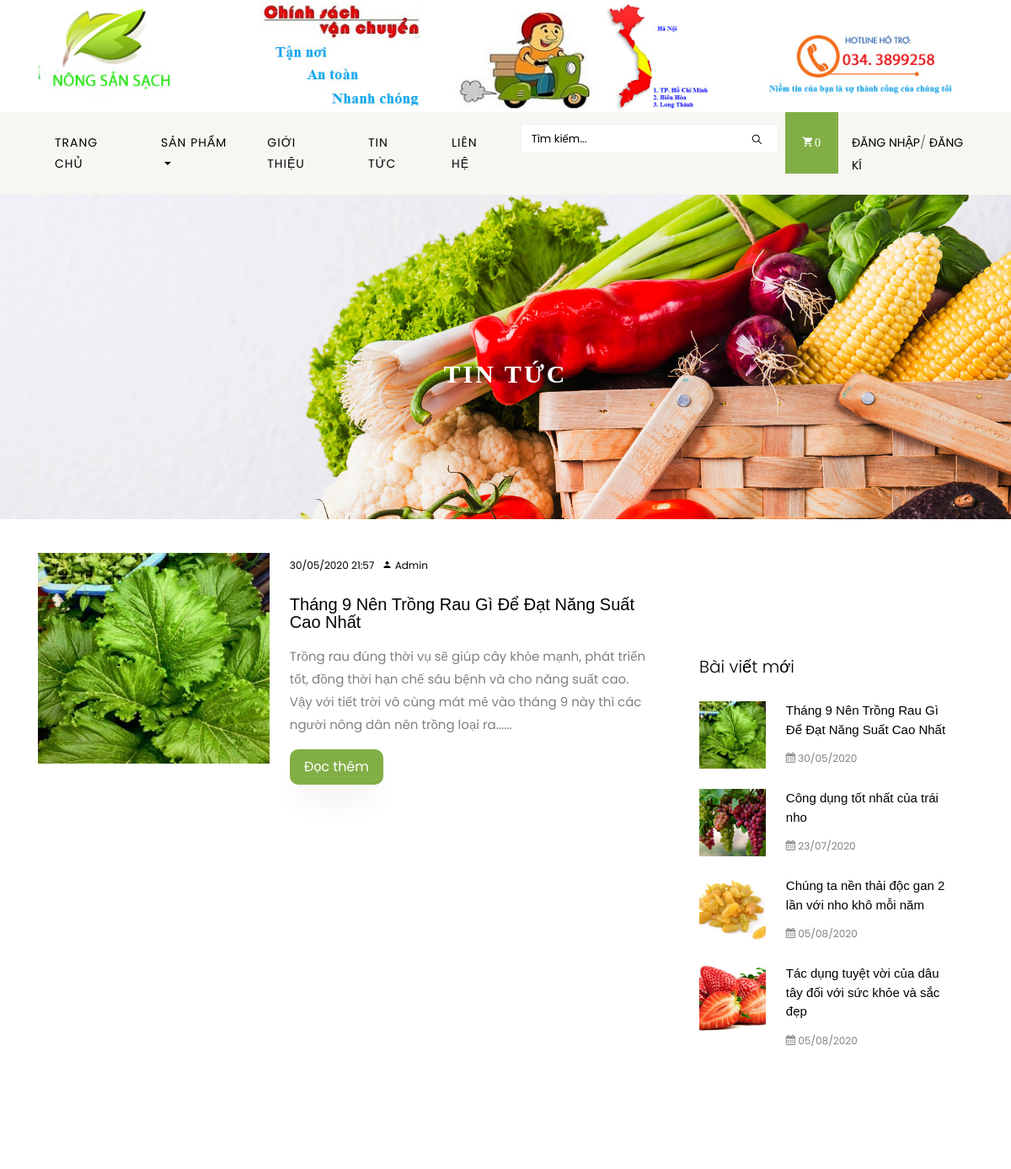
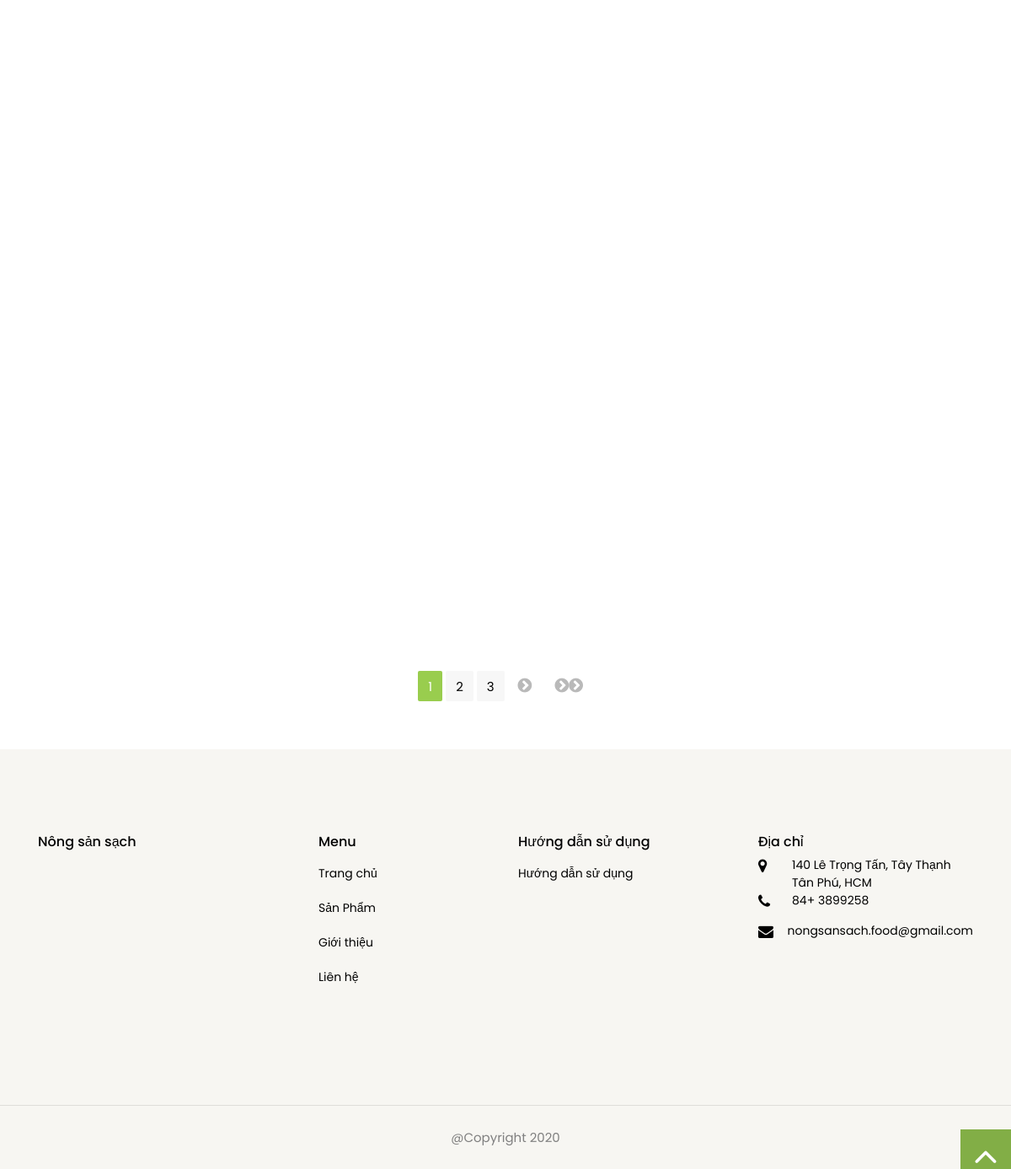
Page /blog on the committed database (2 pictures, top to bottom).
### home/models.py (models this page shows, shortened)
class Blogcontent(models.Model):
	blogcontent_Single = models.ForeignKey(Blogcontent_Single, on_delete=models.SET_NULL, null=True)
	title = models.CharField(max_length=300)
	slug = models.SlugField()
	body = models.TextField()
	body_text = models.TextField()
	body_content = models.TextField()
	date = models.DateTimeField(auto_now_add=True)
	image = models.ImageField(null=True, blank=True)
	image_text = models.ImageField(null=True, blank=True)
	def snippet(self):
		return(self.body[:200] + '......')

### home/views.py (the view)
# urls.py: path('blog',views.Blog, name="blog"),
def Blog(request):
    blogcontent = Blogcontent.objects.all().order_by('date')
    product = Product.objects.all()
    paginator = Paginator(product,1)
    page = request.GET.get('page',1)
    product = paginator.get_page(page)
    product_laster = Product_detail.objects.all().order_by('-id')[:10]
    extra_context ={
        'product': product,
        'product_laster':product_laster,
        'blogcontent':blogcontent
    }
    return render(request, 'blog.html', extra_context)

### home/templatetags/cart_templatetags.py (called while the page is built)
@register.simple_tag
def shopcartcount(userid):
    count = ShopCart.objects.filter(user_id=userid).count()
    return count

### templates/blog.html (shortened to what this page needs)
{% extends 'store/main.html' %}
{% load static %}
{% static "images" as baseURL %}
{% block content %}
    <div class="hero-wrap hero-bread" style="background-image: url('{% static 'images/bg_1.jpg' %}');">
      <div class="container">
        <div class="row no-gutters slider-text align-items-center justify-content-center">
          <div class="col-md-9 ftco-animate text-center">
            <h1 class="mb-0 bread">Tin tức</h1>
          </div>
        </div>
      </div>
    </div>
    <section class="ftco-degree-bg">
      <div class="container">
        <div class="row">
          <div class="col-lg-8">
						<div class="row">
              {% for blogcontent in blogcontent %}
							<div class="col-md-12 d-flex ftco-animate">
		            <div class="blog-entry align-self-stretch d-md-flex">
		              <a href="{% url 'blogsingle' blogcontent.id %}" class="block-20" style="background-image: url('{{baseURL}}/{{blogcontent.image}}');">
		              </a>
                        <div class="text d-block pl-md-4">
                          <div class="meta mb-3">
                            <div><a href="{% url 'blogsingle' blogcontent.id %}">{{ blogcontent.date | date:"d/m/yy H:i" }}</a></div>
                            <div><a href="#"><span class="icon-person"></span> Admin</a></div>
                          </div>
                            <h3 class="heading"><a href="{% url 'blogsingle' blogcontent.id %}">{{ blogcontent.title }}</a></h3>
                            <p>
                                {{ blogcontent.snippet }}
                            </p>
                            <p><a href="{% url 'blogsingle' blogcontent.id %}" class="btn btn-primary py-2 px-3">Đọc thêm</a></p>
                        </div>
		            </div>
              </div>
              {% endfor %}
						</div>
          </div>
          <div class="col-lg-4 sidebar ftco-animate">
            <div class="sidebar-box">
            </div>
            <div class="sidebar-box ftco-animate">
              <h3 class="heading">Bài viết mới</h3>
              {% for blogcontent in blogcontent %}
              <div class="block-21 mb-4 d-flex">
                <a class="blog-img mr-4"  style="background-image: url('{{baseURL}}/{{blogcontent.image}}');"> </a>
                <div class="text">
                  <h3 class="heading-1"><a href="{% url 'blogsingle' blogcontent.id %}">{{blogcontent.title}}</a></h3>
                  <div class="meta">
                    <div><a href="#"><span class="icon-calendar"></span> {{blogcontent.date | date:"d/m/yy"}}</a></div>
                  </div>
                </div>
              </div>
              {% endfor %}
            </div>
          </div>
        </div>
      </div>
    </section>
    <div class="pagination justify-content-center mb-5">
      {% for num in product.paginator.page_range %}
        {% if product.number == num %}
        <span class="pagination-number pagination-current">{{ num }}</span>
      {% elif num > product.number|add:'-3' and num < product.number|add:'3' %}
          <a class="pagination-number" href="?page={{ num }}">{{ num }}</a>
        {% endif %}
      {% endfor %}
      {% if product.has_next %}
        <a class="pagination-action"  href="?page={{ product.next_page_number }}">
          <i class="fa fa-chevron-circle-right" aria-hidden="true"></i>
        </a>
        <a class="pagination-action" href="?page={{ product.paginator.num_pages }}">
          <i class="fa fa-chevron-circle-right" aria-hidden="true"></i><i class="fa fa-chevron-circle-right" aria-hidden="true"></i>
        </a>
      {% endif %}
    </div>
  {% endblock content %}

### templates/store/main.html (shortened to what this page needs)
<!DOCTYPE html>
{% load static %}
{% static "images" as baseURL %}
<link rel="stylesheet" href="https://ajax.googleapis.com/ajax/libs/jqueryui/1.11.4/themes/smoothness/jquery-ui.css">
<html lang="en">
  <head>
    <link rel="stylesheet" href="https://cdnjs.cloudflare.com/ajax/libs/font-awesome/4.7.0/css/font-awesome.min.css">
    <link rel="stylesheet" href="{% static 'css/open-iconic-bootstrap.min.css' %}">
    <link rel="stylesheet" href="{% static 'css/animate.css' %}">
    <link rel="stylesheet" href="{% static 'css/owl.carousel.min.css' %}">
    <link rel="stylesheet" href="{% static 'css/owl.theme.default.min.css' %}">
    <link rel="stylesheet" href="{% static 'css/magnific-popup.css' %}">
    <link rel="stylesheet" href="{% static 'css/aos.css' %}">
    <link rel="stylesheet" href="{% static 'css/ionicons.min.css' %}">
    <link rel="stylesheet" href="{% static 'css/bootstrap-datepicker.css' %}">
    <link rel="stylesheet" href="{% static 'css/jquery.timepicker.css' %}">
    <link rel="stylesheet" href="{% static 'css/flaticon.css' %}">
    <link rel="stylesheet" href="{% static 'css/icomoon.css' %}">
    <link rel="stylesheet" href="{% static 'css/main.css' %}">
    <link rel="stylesheet" href="{% static 'css/util.css' %}">
    <link rel="stylesheet" href="{% static 'css/style.css' %}">
    <link rel="stylesheet" href="{% static 'css/style1.css' %}">
  </head>
  <body class="goto-here">
    <div class="container">
      <div class="row no-gutters d-flex align-items-start align-items-center px-md-0">
        <div class="col-lg-12 d-block">
          <div class="row d-flex">
            <a href="{% url 'index' %}">
              <img class="banner-top" src="{% static 'images/banner.jpg' %}" alt="">
            </a>
          </div>
        </div>
    </div>
  </div>
    <nav class="navbar navbar-expand-lg navbar-dark ftco_navbar bg-light ftco-navbar-light" id="ftco-navbar">
      <div class="container">
      <div class="collapse navbar-collapse" id="ftco-nav">
        <ul class="navbar-nav ml-auto">
        <li class="nav-item active"><a href="{% url 'index' %}" class="nav-link">Trang chủ</a></li>
        <li class="nav-item dropdown">
        <a class="nav-link dropdown-toggle" href="{% url 'shop' %}" id="dropdown06" data-toggle="dropdown" aria-haspopup="true" aria-expanded="false">Sản phẩm</a>
        </li>
        <li class="nav-item"><a href="{% url 'about' %}" class="nav-link">Giới thiệu</a></li>
        <li class="nav-item"><a href="{% url 'blog' %}" class="nav-link">Tin tức</a></li>
        <li class="nav-item"><a href="{% url 'contact' %}" class="nav-link">Liên hệ</a></li>
          <li class="nav-item nav-link">
            <form action="/s/" role="search" class="search-form">
              <div class="form-group">
                <span class="icon ion-ios-search"></span>
                <input type="text"  name='q' class="form-control" placeholder="Tìm kiếm...">
              </div>
            </form>
          </li>
            <li class="nav-item cta cta-colored">
              <a href="{% url 'shopcart' %}" class="nav-link">
                {% load cart_templatetags %}
                {% shopcartcount user.id as count %}
                <span class="icon-shopping_cart">{{ count }}</span></a>
            </li>
              <li class="nav-item nav-link" >
                {% if user.id is not None %}
                <div class="log-res" style="margin-top: -10px;">
                  {% if user.is_superuser %}
                    <div class="dropdown">
                        <strong class="text-uppercase">
                          <a href="{% url 'information' %}" style="color: salmon !important;" class="nav-link"><i class="fa fa-user pr-1" aria-hidden="true"></i>{{ user.username }}</a></strong>
                      <div class="dropdown-menu">
                        <a class="dropdown-item" href="{% url 'ordertracking' %}">Đơn hàng</a>
                        <a class="dropdown-item" href="{% url 'report' %}">Thống kê</a>
                        <a class="dropdown-item" href="{% url 'reportproduct' %}">Số lượng tồn</a>
                        <a class="dropdown-item" href="{% url 'user_password' %}">Thay đổi mật khẩu</a>
                        <a class="dropdown-item" href="/logout"> <span>Đăng xuất</span></a>
                      </div>
                    </div>
                  <br>
                  {% else %}
                </div>
                  <div class="log-res" style="margin-top: -10px;">
                    <div class="dropdown">
                        <strong class="text-uppercase">
                          <a href="{% url 'information' %}" style="color: salmon !important;" class="nav-link"><i class="fa fa-user pr-1" aria-hidden="true"></i>{{ user.username }}</a></strong>
                      <div class="dropdown-menu">
                        <a class="dropdown-item" href="{% url 'ordertracking' %}">Đơn hàng</a>
                        <a class="dropdown-item" href="{% url 'user_password' %}">Thay đổi mật khẩu</a>
                        <a class="dropdown-item" href="/logout"> <span>Đăng xuất</span></a>
                      </div>
                    </div>
                  <br>
                {% endif %}
                  {% else %}
                </div>
                <li class="nav-item"><a style="color: black;font-size: 14px;text-transform:uppercase;" href="/login"> <span>Đăng nhập</span></a>/<a style="color: black;font-size: 14px;text-transform:uppercase" href="/signup"> <span>Đăng kí</span></a></li>
                {% endif %}
      </div>
    </nav>
      {% block content %}
      {% endblock content %}
      <section class="bg-light">
        <footer class="ftco-footer ftco-section">
          <div class="container">
            <div class="row">
              <div class="mouse">
                <a href="#" class="mouse-icon">
                  <div class="mouse-wheel"><span class="ion-ios-arrow-up"></span></div>
                </a>
              </div>
            </div>
            <div class="row">
              <div class="col-lg-3">
                <div class="ftco-footer-widget">
                  <h2 class="ftco-heading-2">Nông sản sạch</h2>
                  <ul class="ftco-footer-social list-unstyled float-md-left float-lft mt-5">
                  </ul>
                </div>
              </div>
              <div class="col-lg-3">
                <div class="ftco-footer-widget ml-md-5">
                  <h2 class="ftco-heading-2">Menu</h2>
                  <ul class="list-unstyled">
                    <li><a href="{% url 'index' %}" class="py-2 d-block">Trang chủ</a></li>
                    <li><a href="{% url 'shop' %}" class="py-2 d-block">Sản Phẩm</a></li>
                    <li><a href="{% url 'about' %}" class="py-2 d-block">Giới thiệu</a></li>
                    <li><a href="{% url 'contact' %}" class="py-2 d-block">Liên hệ</a></li>
                  </ul>
                </div>
              </div>
              <div class="col-md-3">
                <div class="ftco-footer-widget">
                  <h2 class="ftco-heading-2">Hướng dẫn sử dụng</h2>
                  <div class="d-flex">
                    <ul class="list-unstyled mr-l-5 pr-l-3 mr-4">
                      <li><a href="{% url 'help' %}" class="py-2 d-block">Hướng dẫn sử dụng</a></li>
                    </ul>
                  </div>
                </div>
              </div>
              <div class="col-lg-3">
                <div class="ftco-footer-widget">
                  <h2 class="ftco-heading-2">Địa chỉ</h2>
                  <div class="block-23">
                    <ul>
                      <li><span class="icon icon-map-marker"></span><span class="text">140 Lê Trọng Tấn, Tây Thạnh Tân Phú, HCM</span></li>
                      <li><a href="#"><span class="icon icon-phone"></span><span class="text">84+ 3899258</span></a></li>
                      <li><a href="#"><span class="icon icon-envelope"></span><span class="text">nongsansach.food@gmail.com</span></a></li>
                    </ul>
                  </div>
                </div>
              </div>
            </div>
          </div>
        </footer>
        <hr>
        <div class="text-center bg-light pt-2 pb-2">
          <p>@Copyright 2020</p>
        </div>
      </section>
  </body>

### home/static/css/icomoon.css (style rules this page uses)
[class^="icon-"], [class*=" icon-"] { font-family: 'icomoon' !important; speak: none; font-style: normal; font-weight: normal; font-variant: normal; text-transform: none; line-height: 1; -webkit-font-smoothing: antialiased; -moz-osx-font-smoothing: grayscale; }
.icon-map-marker:before { content: "\f041"; }
.icon-calendar:before { content: "\f073"; }
.icon-phone:before { content: "\f095"; }
.icon-envelope:before { content: "\f0e0"; }
.icon-shopping_cart:before { content: "\e8cc"; }
.icon-person:before { content: "\e7fd"; }

### rows in the picture
Blogcontent: image (picture), date "30/05/2020 21:57", title "Tháng 9 Nên Trồng Rau Gì Để Đạt Năng Suất Cao Nhất", snippet "Trồng rau đúng thời vụ sẽ giúp cây khỏe mạnh, phát triển tốt, đồng thời hạn chế sâu bệnh và cho năng suất cao. Vậy với tiết trời vô cùng mát mẻ vào tháng 9 này thì các người nông dân nên trồng loại ra......", date "30/05/2020"
Blogcontent: image (picture), title "Công dụng tốt nhất của trái nho", date "23/07/2020"
Blogcontent: image (picture), title "Chúng ta nền thải độc gan 2 lần với nho khô mỗi năm", date "05/08/2020"
Blogcontent: image (picture), title "Tác dụng tuyệt vời của dâu tây đối với sức khỏe và sắc đẹp", date "05/08/2020"

### other values in the picture
{{ count }} "0"
{{ num }} "1"
{{ num }} "2" "3"
